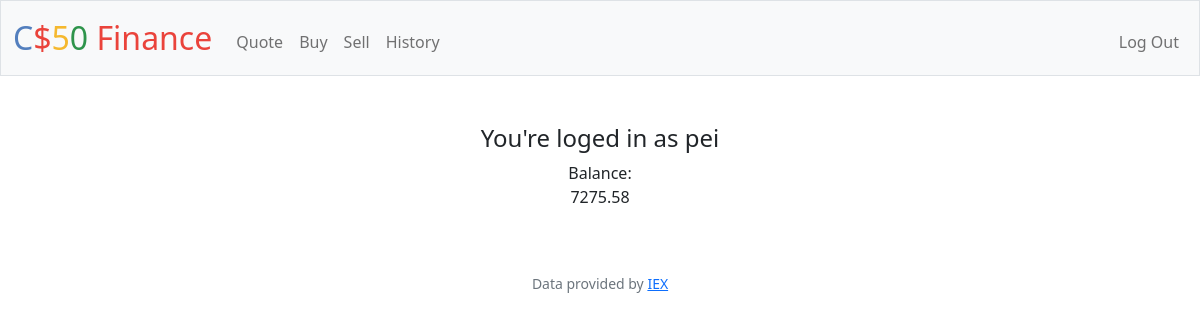
Before: / (signed in) with the older database file.
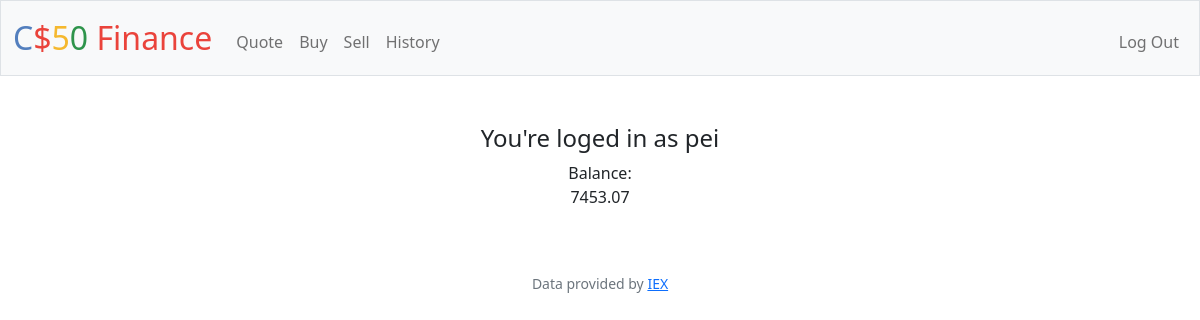
After: the same page with the newer database file.
### tables this page shows
CREATE TABLE users (id INTEGER PRIMARY KEY AUTOINCREMENT NOT NULL, username TEXT NOT NULL, hash TEXT NOT NULL, cash NUMERIC NOT NULL DEFAULT 10000.00);

### app.py (the view)
@app.route("/")
@login_required
def index():
    uid = session['user_id']
    rows = db.execute("SELECT * FROM users WHERE id = ?", uid)
    userinfo = rows[0]
    return render_template("index.html", userinfo=userinfo)

### app.py (called while the page is built)
@app.after_request
def after_request(response):
    response.headers["Cache-Control"] = "no-cache, no-store, must-revalidate"
    response.headers["Expires"] = 0
    response.headers["Pragma"] = "no-cache"
    return response

### helpers.py (called while the page is built)
def login_required(f):
    @wraps(f)
    def decorated_function(*args, **kwargs):
        if session.get("user_id") is None:
            return redirect("/login")
        return f(*args, **kwargs)
    return decorated_function

### templates/index.html (shortened to what this page needs)
{% extends "layout.html" %}
{% block main %}
    <h4>You're loged in as {{ userinfo.username }}</h4>
    <div>
        Balance:
        <p>{{ userinfo.cash }}</p>
    </div>
{% endblock %}

### templates/layout.html (shortened to what this page needs)
<!DOCTYPE html>
<html lang="en">
    <head>
        <link href="https://cdn.jsdelivr.net/npm/bootstrap@5.1.3/dist/css/bootstrap.min.css" rel="stylesheet">
        <link href="/static/styles.css" rel="stylesheet">
    </head>
    <body>
        <nav class="bg-light border navbar navbar-expand-md navbar-light">
            <div class="container-fluid">
                <a class="navbar-brand" href="/"><span class="blue">C</span><span class="red">$</span><span class="yellow">5</span><span class="green">0</span> <span class="red">Finance</span></a>
                <div class="collapse navbar-collapse" id="navbar">
                    {% if session["user_id"] %}
                        <ul class="navbar-nav me-auto mt-2">
                            <li class="nav-item"><a class="nav-link" href="/quote">Quote</a></li>
                            <li class="nav-item"><a class="nav-link" href="/buy">Buy</a></li>
                            <li class="nav-item"><a class="nav-link" href="/sell">Sell</a></li>
                            <li class="nav-item"><a class="nav-link" href="/history">History</a></li>
                        </ul>
                        <ul class="navbar-nav ms-auto mt-2">
                            <li class="nav-item"><a class="nav-link" href="/logout">Log Out</a></li>
                        </ul>
                    {% else %}
                        <ul class="navbar-nav ms-auto mt-2">
                            <li class="nav-item"><a class="nav-link" href="/register">Register</a></li>
                            <li class="nav-item"><a class="nav-link" href="/login">Log In</a></li>
                        </ul>
                    {% endif %}
                </div>
            </div>
        </nav>
        <main class="container-fluid py-5 text-center">
            {% block main %}{% endblock %}
        </main>
        <footer class="mb-5 small text-center text-muted">
            Data provided by <a href="https://iexcloud.io/">IEX</a>
        </footer>
    </body>
</html>

### static/styles.css (style rules this page uses)
nav .navbar-brand { font-size: xx-large; }
nav .navbar-brand .blue { color: #537fbe; }
nav .navbar-brand .red { color: #ea433b; }
nav .navbar-brand .yellow { color: #f5b82e; }
nav .navbar-brand .green { color: #2e944b; }

Changed rows visible on the page:
changed users "pei": cash "7275.58" → "7453.07"
